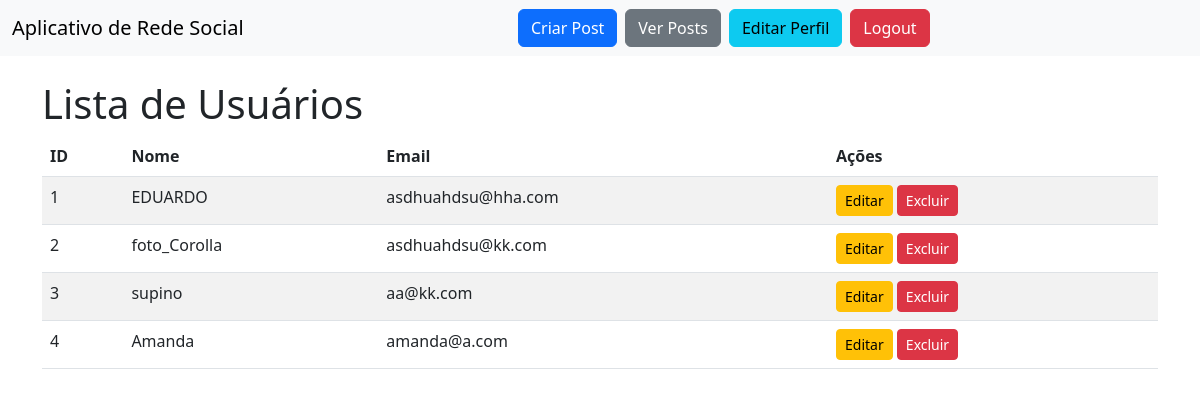
The page /users (signed in) on the database as committed earlier.
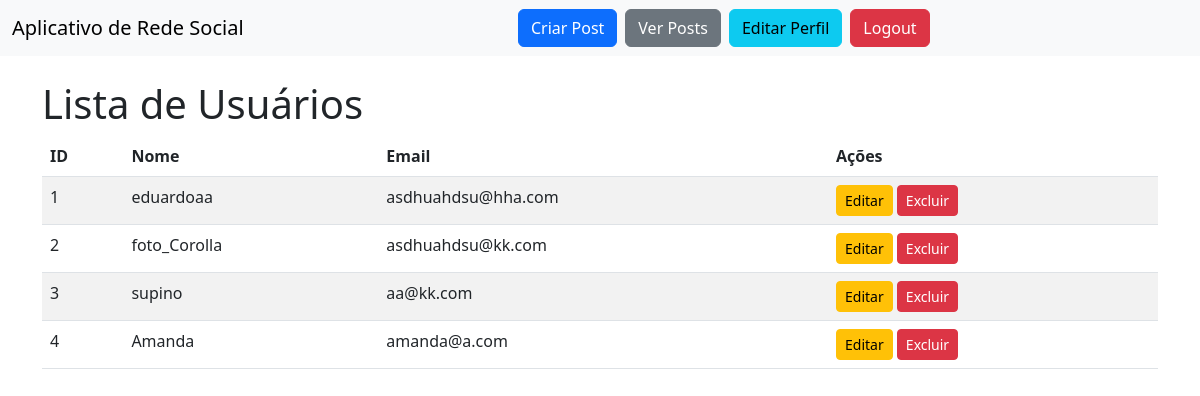
The same page on the database as committed later.
### models.py (models this page shows)
class Usuario(db.Model):
    __tablename__ = 'usuarios'
    id = db.Column(db.Integer, primary_key=True)
    nome = db.Column(db.String(100), nullable=False)
    email = db.Column(db.String(100), unique=True, nullable=False)
    senha = db.Column(db.String(200), nullable=False)
    is_admin = db.Column(db.Boolean, default=False)
    posts = db.relationship('Post', backref='autor', lazy=True)

### routes/user_routes.py (the view)
    @app.route('/users', methods=['GET'])
    def users():
        current_user_id = get_current_user_id()
        if not current_user_id:
            flash("Você precisa estar logado para acessar esta página.", "error")
            return redirect(url_for('login'))
        current_user = Usuario.query.get(current_user_id)
        if not (current_user and current_user.is_admin):
            flash("Você não tem permissão para ver a lista de usuários.", "error")
            return redirect(url_for('home'))
        all_users = Usuario.query.all()
        return render_template('user/users.html', users=all_users)

### routes/user_routes.py (called while the page is built)
def get_current_user_id():
    access_token = session.get('access_token')
    if not access_token:
        return None
    try:
        decoded = decode_token(access_token)
        return int(decoded.get("sub"))
    except Exception:
        return None

### templates/user/users.html (shortened to what this page needs)
{% extends "base.html" %}
{% block content %}
    <h1>Lista de Usuários</h1>
    <table class="table table-striped">
        <thead>
        <tr>
            <th>ID</th>
            <th>Nome</th>
            <th>Email</th>
            <th>Ações</th>
        </tr>
        </thead>
        <tbody>
        {% for user in users %}
            <tr>
                <td>{{ user.id }}</td>
                <td>{{ user.nome }}</td>
                <td>{{ user.email }}</td>
                <td>
                    <a href="{{ url_for('edit_user', user_id=user.id) }}" class="btn btn-warning btn-sm">Editar</a>
                    <form action="{{ url_for('delete_user', user_id=user.id) }}" method="POST" style="display:inline;">
                        <button type="submit" class="btn btn-danger btn-sm" onclick="return confirm('Tem certeza que deseja excluir este usuário?');">
                            Excluir
                        </button>
                    </form>
                </td>
            </tr>
        {% endfor %}
        </tbody>
    </table>
{% endblock %}

Rows that differ between the two databases and show on the page:
changed Usuario "asdhuahdsu@hha.com": nome "EDUARDO" → "eduardoaa"
